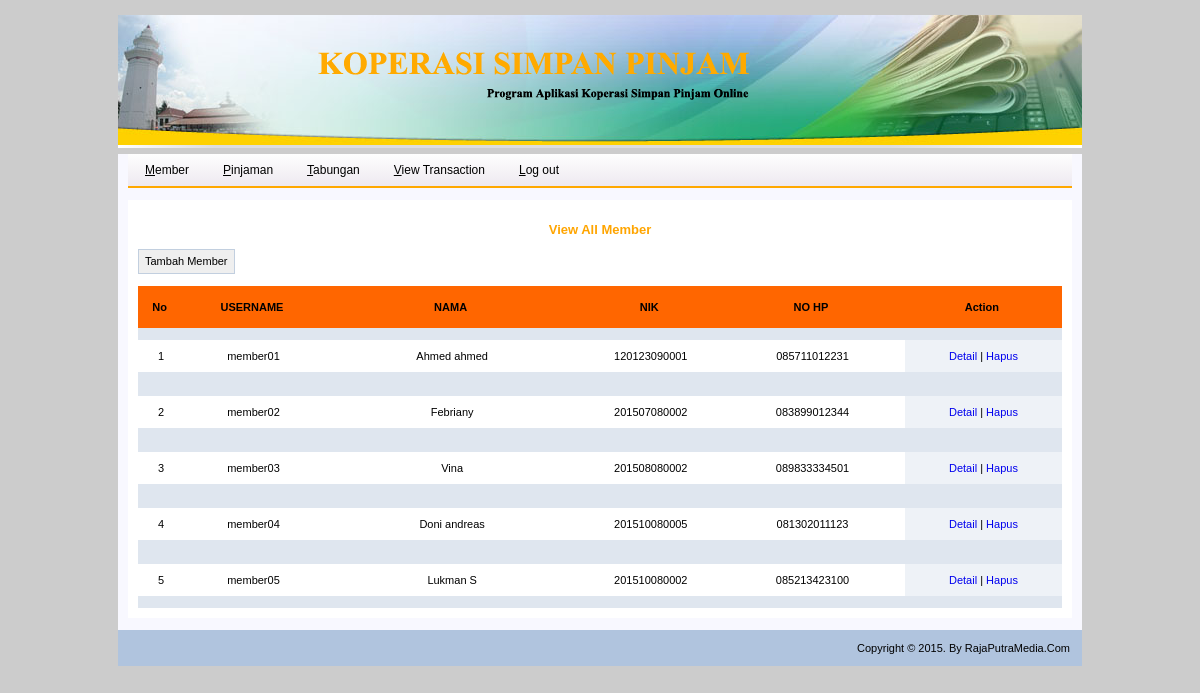
/home-admin.php?page=form-view-member (signed in), run on the app's committed database.
### tables this page shows
CREATE TABLE IF NOT EXISTS `member` (
  `username` varchar(16) NOT NULL,
  `password` varchar(16) NOT NULL,
  `nama` varchar(20) NOT NULL,
  `nik` bigint(16) NOT NULL,
  `tgl_lahir` date NOT NULL,
  `jenis_kelamin` varchar(9) NOT NULL,
  `pekerjaan` varchar(16) NOT NULL,
  `alamat` text NOT NULL,
  `email` text NOT NULL,
  `no_hp` char(20) NOT NULL,
  `tabungan` varchar(16) NOT NULL,
  `pinjaman` varchar(16) NOT NULL
);

### form-view-member.php (the view, shortened to what this page needs)
<div style="border:0; padding:10px; width:924spx; height:auto;"><br />
<center><font color="orange" size="2"><b>View All Member</b></font></center><br />
<input type="button" value="Tambah Member" onclick=location.href="home-admin.php?page=form-input-member" title="Add Member"><br /><br />
<table width="924" border="0" align="center" cellpadding="0" cellspacing="0">
<tr bgcolor="#FF6600">
	<th width="5%">No</td>&nbsp;
	<th width="15%" height="42">USERNAME</td>&nbsp;
	<th width="28%">NAMA</td>&nbsp;
	<th width="15%">NIK</td>&nbsp;
	<th width="20%">NO HP</td>&nbsp;
	<th width="17%">Action</td>&nbsp;
</tr>
<?php
	$koneksi=mysqli_connect("koprasiwanitausahamandiri.com", "u6018530_root", "admin123","u6018530_koperasi_new");
	$Cari="SELECT * FROM member";
	$Tampil = mysqli_query($koneksi,$Cari);
	$nomer=0;
    while (	$hasil = mysqli_fetch_array ($Tampil)) {
			$username= stripslashes ($hasil['username']);
			$nama 	= stripslashes ($hasil['nama']);
			$nik 	= stripslashes ($hasil['nik']);
			$no_hp	= stripslashes ($hasil['no_hp']);
	$nomer++;
?>
	<tr align="center" bgcolor="#DFE6EF">
		<td>&nbsp;</td>
		<td>&nbsp;</td>
		<td>&nbsp;</td>
		<td>&nbsp;</td>
		<td>&nbsp;</td>
		<td>&nbsp;</td>
	</tr>
	<tr align="center">
		<td height="32"><?=$nomer?><div align="center"></div></td>
		<td><?=$username?><div align="center"></div></td>
		<td><?=$nama?><div align="center"></div></td>
		<td><?=$nik?><div align="center"></div></td>
		<td><?=$no_hp?><div align="center"></div></td>
		<td bgcolor="#EEF2F7"><div align="center"><a href="home-admin.php?page=view-detail-member&username=<?=$username?>">Detail</a> | <a href="home-admin.php?page=hapus-member&username=<?=$username?>">Hapus</a></div></td>
	</tr>
	<tr align="center" bgcolor="#DFE6EF">
		<td>&nbsp;</td>
		<td>&nbsp;</td>
		<td>&nbsp;</td>
		<td>&nbsp;</td>
		<td>&nbsp;</td>
		<td>&nbsp;</td>
	</tr>
<?php
	}
?>
</table>

### style.css (style rules this page uses)
body { font-family: Helvetica, Arial, Verdana, sans-serif; font-size: 12px; background-color:#cccccc; margin-top:15px; }
a { text-decoration: none; }
table { font-family: Verdana, Arial, Helvetica, sans-serif; font-size: 11px; }
input { font-family: Verdana, Arial, Helvetica, sans-serif; font-size: 11px; color: black; height: 25px; border: 1px solid #C2CFDF; }

### data on the page
member: username "member01", nama "Ahmed ahmed", nik "120123090001", no_hp "085711012231"
member: username "member02", nama "Febriany", nik "201507080002", no_hp "083899012344"
member: username "member03", nama "Vina", nik "201508080002", no_hp "089833334501"
member: username "member04", nama "Doni andreas", nik "201510080005", no_hp "081302011123"
member: username "member05", nama "Lukman S", nik "201510080002", no_hp "085213423100"
